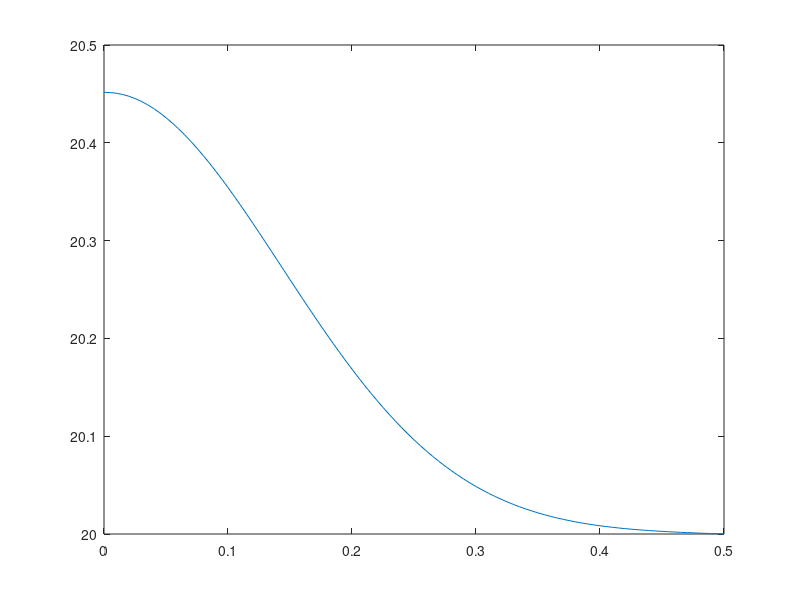

The MATLAB script that drew this image:
function HeatLeftPeak_Explicit
  % Parametri fisici
  eta = 0.30;  L = 0.5; kappa = 10;
  % Delta x, Delta t
  N   = 101;  
  x   = linspace(0.0,L,N); %N elementi in x
  dx  = x(2)-x(1);
  dt  = (eta*dx^2)/kappa;
  % Impulso di calore iniziale
  T0           = 20;
  DeltaT       = 80;
  T            = ones(1,N)*T0; %N elementi in T corrispondenti alle x
  T(1)         = T0+DeltaT;
  % Evoluzione temporale
  t    = 0; tend = 1e-3;
  %Stampa su file
  %fileOUT = fopen('T(t).txt', 'w');
  while t<tend
    plot(x,T);
    %T(N)=T0; %gia impostato nella creazione di T, T(N) non viene mai cambiato
    
    %per aggiornare T(1)
    T_left = T(2);%condizione T'(x=0,t)=0  ==> creo l'informazione a T(x=-dx, t)
    T_1 = T(1) + eta*(T(2)+T_left-2*T(1));%evoluzione di T(1), successiva ala calcolo di T(2)
    T(1) = T_1;

    % Metodo esplicito - evoluzione T(t) a x fisso
    % riempo le righe dell griglia del dominio per ogni t+dt 
    T(2:N-1) = T(2:N-1) +eta*(T(3:N) + T(1:N-2) -2*T(2:N-1));
    
    % Salvataggio t e T (per un punto x_term della sbarra) e loro disegno
    %fprintf(fileOUT, '%f %f\n' , t, T(1)); %T(x=0,t)

    drawnow limitrate nocallbacks
    t = t+dt;
  end
  % Grafico T(x_term) vs t
end
%Propagazione del calore lungo una sbarra uni-dimensionale  con temperatura fissa all'estremo destro, 
%gradiente di temperatura nullo all'estremo sinistra (la sbarra è isolata), picco di temperatura all'estremo sinistro.
%Implementazione: metodo esplicito
%Grafico dell'evoluzione temporale di T(x)
%Grafico dell'andamento della temperatura in un punto fissato della sbarra (x0) al variare del tempo T(x0,t)
